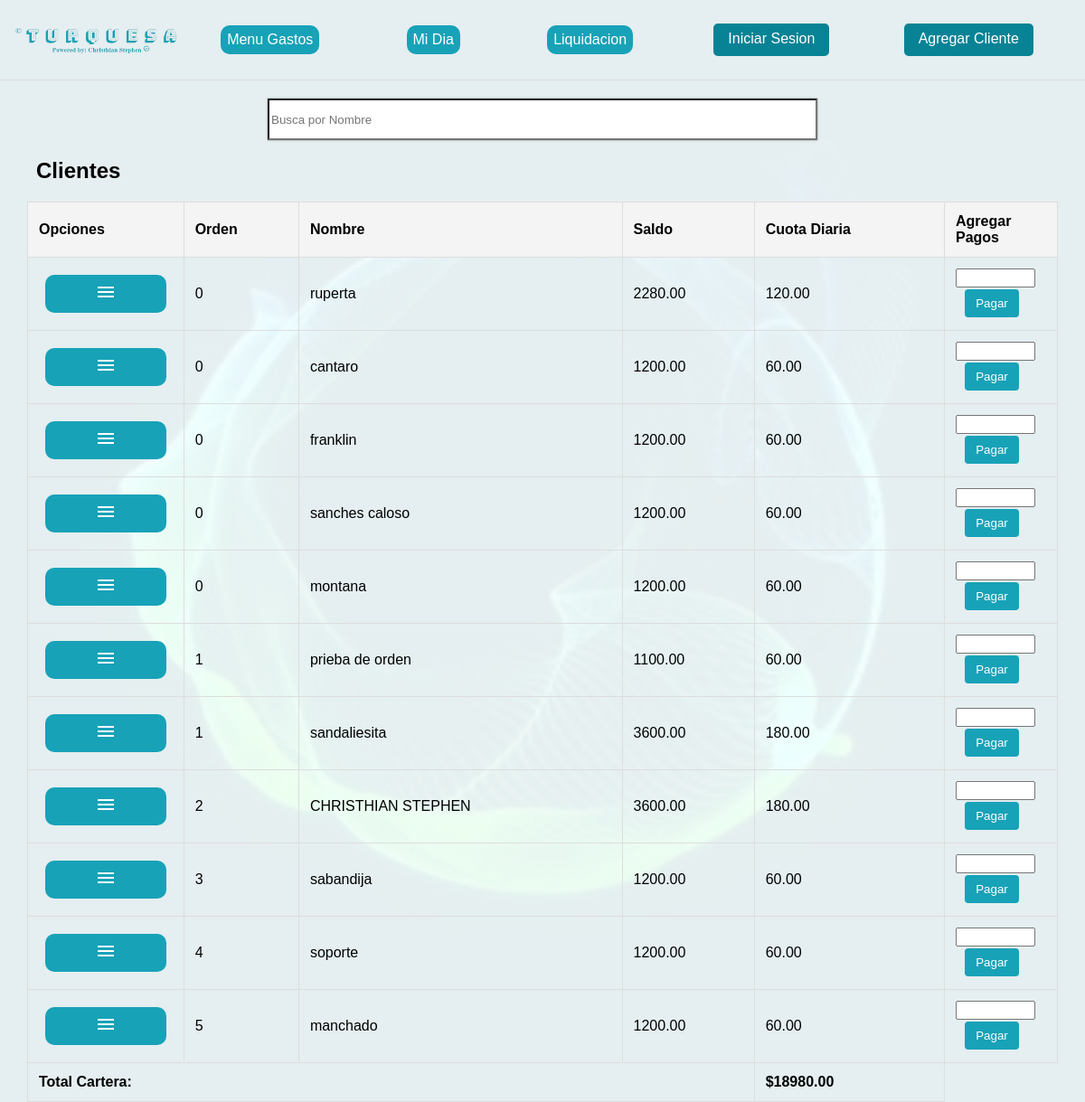
The page / on the database its author committed.
### prestamosapp/models.py (models this page shows, shortened)
class Cliente(models.Model):
    nombre = models.CharField(max_length=100)
    apellidos = models.CharField(max_length=100)
    monto = models.IntegerField()  # Amount of the loan
    monto_mas_interes = models.DecimalField(max_digits=10, decimal_places=2, blank=True, null=True)  # Loan amount + 20% interest
    couta_diaria = models.DecimalField(max_digits=10, decimal_places=2, blank=True, null=True)  # Daily installment
    saldo = models.DecimalField(max_digits=10, decimal_places=2, blank=True, null=True)  # Remaining balance
    direccion = models.CharField(max_length=100)
    descripcion_casa = models.TextField(default='null', verbose_name="Descripción de la Casa")
    foto_casa = models.ImageField(default='null', verbose_name="Foto de la Casa", upload_to='articulos')
    fecha_de_creacion = models.DateTimeField(auto_now_add=True)
    ultima_fecha_de_edicion = models.DateTimeField(auto_now=True)
    order = models.SmallIntegerField(default=0, verbose_name="Orden")
    saldo = models.DecimalField(max_digits=10, decimal_places=2, default=0)
    def is_overdue(self):
        last_payment_date = self.payment_set.order_by('-payment_date').values_list('payment_date', flat=True).first()
        if not last_payment_date:
            return False
        overdue_threshold = last_payment_date + timedelta(days=20)
        return timezone.now() > overdue_threshold
    class Meta:
        verbose_name = "Tu cliente"
        verbose_name_plural = "Tus Clientes"
        ordering = ['order']

### prestamosapp/views.py (the view, shortened to what this page needs)
# urls.py: path('', views.cliente_list, name='cliente_list'),
def cliente_list(request):
    clientes = Cliente.objects.all().order_by('order')
    clientes_con_saldo_cero = clientes.filter(saldo=0)
    clientes_con_saldo = clientes.exclude(saldo=0)
    total_pending = clientes_con_saldo.aggregate(total_saldo=Sum('saldo'))['total_saldo'] or 0
    context = {
        'clientes': clientes_con_saldo,  # Only include clients with saldo > 0
        'form': PaymentForm(),
        'total_pending': total_pending,
    }
    return render(request, 'cliente_list.html', context)

### prestamosapp/forms.py
class PaymentForm(forms.ModelForm):
    class Meta:
        model = Payment
        fields = ['payment_amount']

### prestamosapp/templates/cliente_list.html (shortened to what this page needs)
<!DOCTYPE html>
<html lang="en">
<head>
    {% load static %}
    <link rel="stylesheet" href="{% static 'css/animaciones.css' %}">
    <link rel="stylesheet" href="{% static 'css/lista_clientes.css' %}">
</head>
<body>
    <header class="header">
        <div class="header__logo-container">
            <img  width=300 src="{% static 'images/logo_turqueza.png' %}" alt="Logo">
        </div>
        <nav class="header__nav">
            <ul class="header__nav-list">
                <li class="faq">
                    <details>
                        <summary>Menu Gastos</summary>
                    </details>
                </li>
                <li class="faq nav">
                    <details>
                        <summary>Mi Dia</summary>
                    </details>
                </li>
                <li class="faq">
                    <details>
                        <summary>Liquidacion</summary>
                    </details>
                </li>
                    {%if user.username == 'paquete2' %}
                        <summary class="summary_agregar_cliente"><li>  <a class="dropdown-item agregar_cliente_button" href="{% url 'logout' %}">Log out</a></li></summary>
                        <summary class="summary_agregar_cliente"><li><a class="dropdown-item agregar_cliente_button" href="{% url 'paquete2:agregar_cliente' %}">Agregar Cliente</a></li></summary>
                    {%else%}
                        <summary class="summary_agregar_cliente"><li><a class="dropdown-item agregar_cliente_button cambiar_background" href="{% url 'login' %}">Iniciar Sesion</a></li></summary>
                        <summary class="summary_agregar_cliente"><li><a class="dropdown-item agregar_cliente_button cambiar_background" href="{% url 'prestamosapp:agregar_cliente' %}">Agregar Cliente</a></li></summary>
                    {%endif%}
            </ul>
        </nav>
    </header>
    <input type="text" id="search" onkeyup="searchClientes()" placeholder="Busca por Nombre">
    <h2>Clientes</h2>
    <div class="caja_principal_body">
        <table id="client-table" class="table">
            <thead>
                <tr>
                    <th>Opciones</th>
                    <th class="orden">Orden</th>
                    <th>Nombre</th>
                    <th>Saldo</th>
                    <th>Cuota Diaria</th>
                    <th>Agregar Pagos</th>
                </tr>
            </thead>
            <tbody>
                {% for cliente in clientes %} {%comment%} NOMAS PONIENDOLE LA CONDICIONAL AL tr OMG {%endcomment%}
                <tr class="{% if cliente.is_overdue %}overdue{% endif %}">{%comment%} SI ESTA ATRASADO {%endcomment%}
                    <td>
                        <div class="faq">
                            <details class="details_menu_cliente">
                                <summary><svg xmlns="http://www.w3.org/2000/svg" height="24px" viewBox="0 -960 960 960" width="24px" fill="#fff"><path d="M120-240v-80h720v80H120Zm0-200v-80h720v80H120Zm0-200v-80h720v80H120Z"/></svg></summary>
                            </details>
                        </div>
                    </td>
                    <td>{{ cliente.order }}</td>
                    <td>{{ cliente.nombre }}</td>
                    <td>{{ cliente.saldo }}</td>
                    <td>{{ cliente.couta_diaria }}</td>
                    <td>
                        {%if user.username == 'paquete2' %}
                            <form class="form_payment" method="post" action="{% url 'paquete2:cliente_list' %}">
                                {% csrf_token %}
                                <input type="hidden" name="cliente_id" value="{{ cliente.id }}">
                                <input class="form_payment" type="number" name="payment_amount" step="0.01" required>
                                <button type="submit" class="btn btn-primary">Pagar</button>
                            </form>
                        {%else%}
                            <form class="form_payment" method="post" action="{% url 'prestamosapp:cliente_list' %}">
                                <input class="form_payment" type="number" name="payment_amount" step="0.01" required>
                                <button type="submit" class="btn btn-primary">Pagar</button>
                            </form>
                        {%endif%}
                    </td>
                </tr>
                {% empty %}
                <tr>
                    <td colspan="6">No clients available.</td>
                </tr>
                {% endfor %}
            </tbody>
            <tfoot>
                <tr>
                    <td colspan="4" class="text-right"><strong>Total Cartera:</strong></td>
                    <td><strong>${{ total_pending|floatformat:2 }}</strong></td>
                </tr>
            </tfoot>
        </table>
    </div>
</body>
</html>

### prestamosapp/static/css/lista_clientes.css (style rules this page uses)
html { background-color: #ebf4f6f9; background-image: url(/static/images.gif/verde.webp); background-blend-mode:screen; background-position: center; background-repeat: no-repeat; background-size: cover; }
body { font-family: Arial, sans-serif; padding: 0; margin: 0; }
.header { display: flex; align-items: center; justify-content: space-between; padding: 1rem; border-bottom: 1px solid #ddd; }
h2 { margin-left:40px; }
.header__logo-container { flex: 1; display:flex; margin:auto; user-select: none; animation:flipInY 2s .1s ; max-width:180px; }
.header__logo-container img { max-width: 100%; height: auto; }
.header__nav { flex: 2; }
.header__nav-list { display: flex; justify-content: space-around; list-style: none; padding: 0; margin: 0; }
.header__nav-list a { text-decoration: none; color: #333; padding: 0.5rem 1rem; display: block; }
#search { display:flex; margin:auto; width:50%; height:40px; margin-top:20px; box-shadow: 0 0 2px gray; animation:flipInY 2s .1s; }
.table { width: 95%; border-collapse: collapse; margin: 20px 0; margin:auto; }
th, td { padding: 12px; border: 1px solid #ddd; text-align: left; }
.form_payment { width:80px; margin-bottom:2px; }
.form_payment>.btn { display:flex; margin:auto; }
li { color:white; }
th { background-color: #f4f4f4; }
th:last-child { width:100px; }
.btn { padding: 8px 12px; border: none; color: #fff; border-radius: 4px; cursor: pointer; text-align: center; display: inline-block; text-decoration: none; }
.agregar_cliente_button { justify-content: space-evenly; margin-left:20px; }
.btn-primary { background-color: #17a2b8; }
.btn-primary { animation: aparecer_parriba 1s .3s both; }
.faq { background-color: var(--bg-color); max-width: clamp(300px, 70%, 700px); margin: auto; }
details { background-color: var(--faq-color); margin: 7px; padding: 7px; max-height: 34px; transition: max-height 0.3s ease; overflow: hidden; animation: aparecer 2s; color:white; border-radius: 10px; background-color: #17a2b8; }
.dropdown-item { margin-bottom: 7px; background-color: #17a2b8; display:flex; justify-content: center; align-items: center; height:20px; color:white; border-radius: 5px; animation: aparecer 1s .3s both; }
summary { user-select: none; position: relative; text-align: center; cursor: pointer; }
summary::marker { content: ''; }
summary::before { content: ''; color: #ffb18c; position: absolute; right: 0; font-weight: 900; }
a.dropdown-item { display: block; padding: 8px 16px; text-decoration: none; color: var(--text-color); }
.summary_agregar_cliente { display:flex; margin:auto; }
.cambiar_background { background-color:#088395; display:flex; margin:10px auto; }

### rows shown on the page
Cliente: order "0", nombre "ruperta", saldo "2280.00", couta_diaria "120.00"
Cliente: order "0", nombre "cantaro", saldo "1200.00", couta_diaria "60.00"
Cliente: order "0", nombre "franklin", saldo "1200.00", couta_diaria "60.00"
Cliente: order "0", nombre "sanches caloso", saldo "1200.00", couta_diaria "60.00"
Cliente: order "0", nombre "montana", saldo "1200.00", couta_diaria "60.00"
Cliente: order "1", nombre "prieba de orden", saldo "1100.00", couta_diaria "60.00"
Cliente: order "1", nombre "sandaliesita", saldo "3600.00", couta_diaria "180.00"
Cliente: order "2", nombre "CHRISTHIAN STEPHEN", saldo "3600.00", couta_diaria "180.00"
Cliente: order "3", nombre "sabandija", saldo "1200.00", couta_diaria "60.00"
Cliente: order "4", nombre "soporte", saldo "1200.00", couta_diaria "60.00"
Cliente: order "5", nombre "manchado", saldo "1200.00", couta_diaria "60.00"

### other values the page prints
{{ total_pending|floatformat:2 }} "18980.00"
